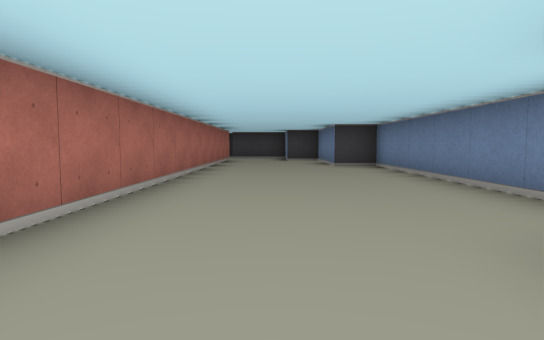
[1] (above)

19 first-person views from a walk through a cub3D ray-caster map. The camera is about half as high as the walls, tilts 4° down and sees 75° across. The floor is counted in squares. Each view is taken from the middle of a square. On the plan, view 1 faces up. The plan holds only what a view shows up to about 9 squares ahead; the rest is blank.

[2]
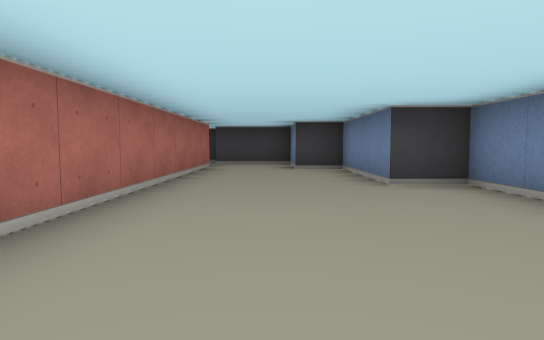

[3]
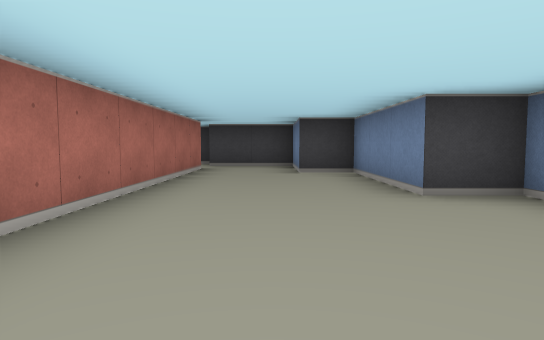

[4]
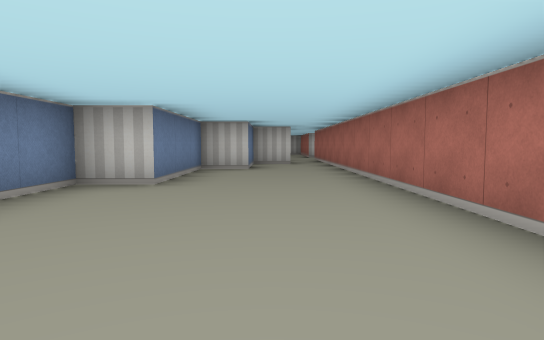

[5]
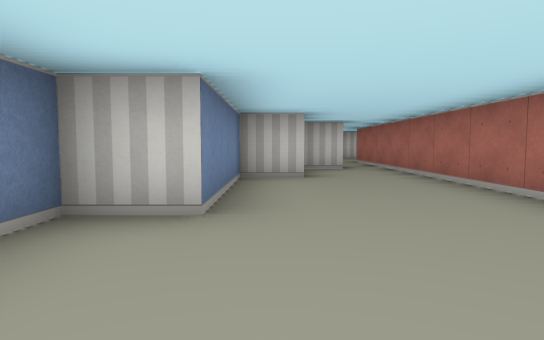

[6]
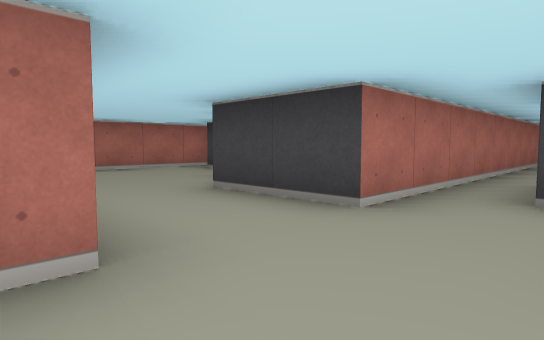

[7]
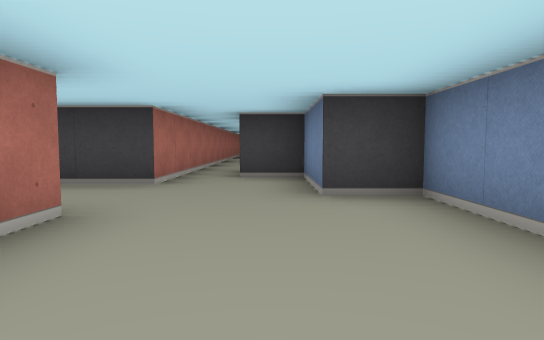

[8]
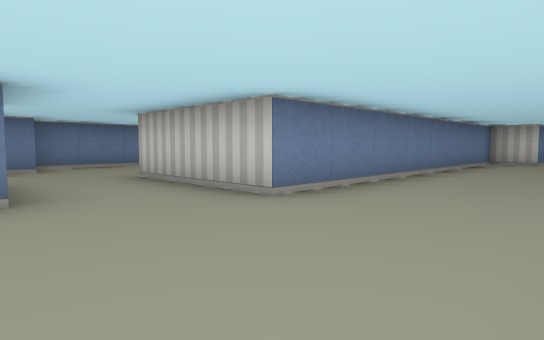

[9]
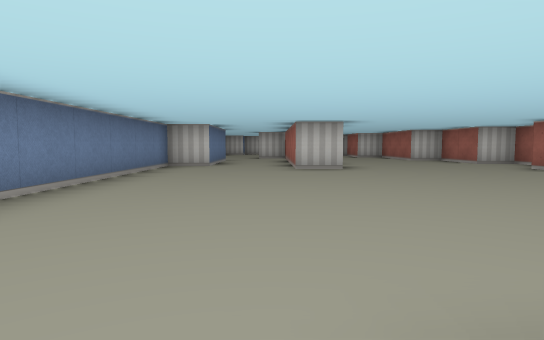

[10]
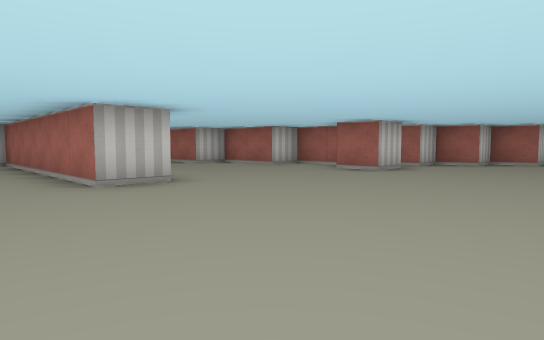

[11]
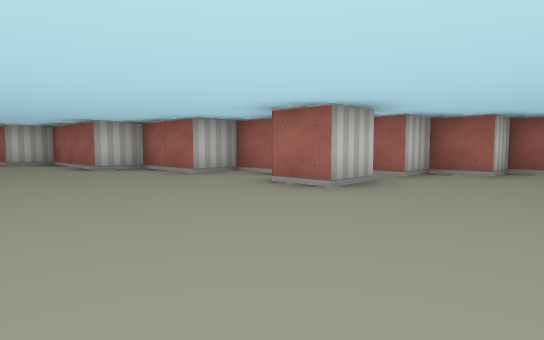

[12]
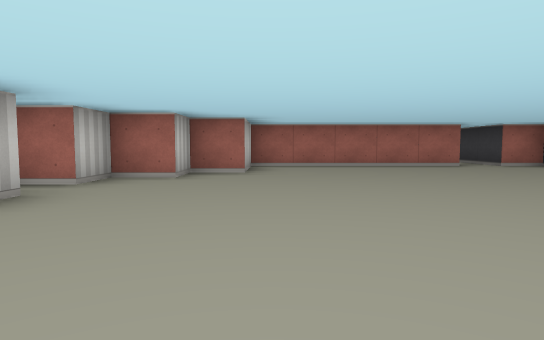

[13]
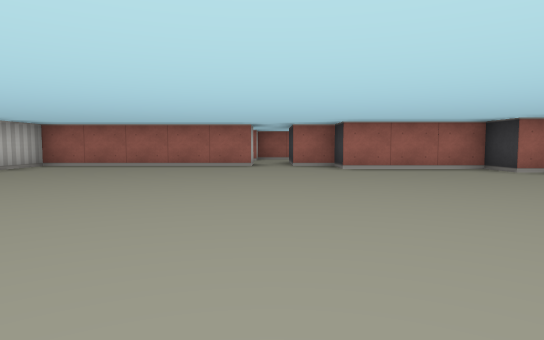

[14]
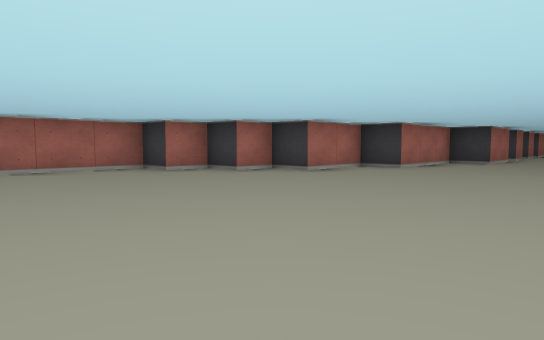

[15]
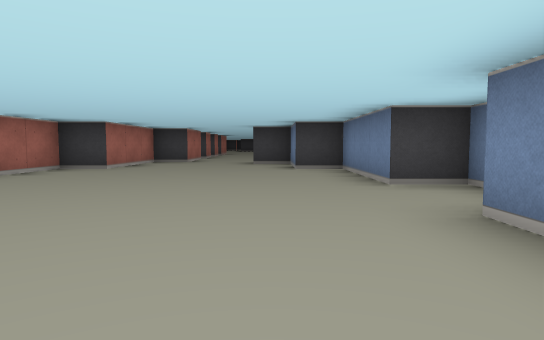

[16]
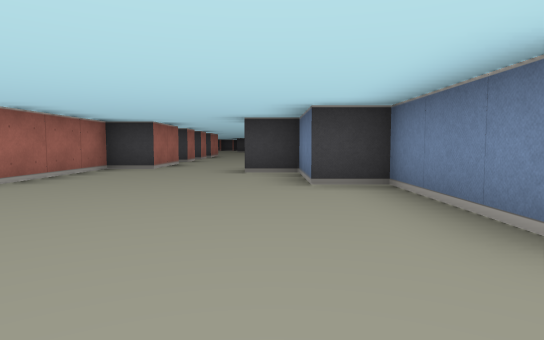

[17]
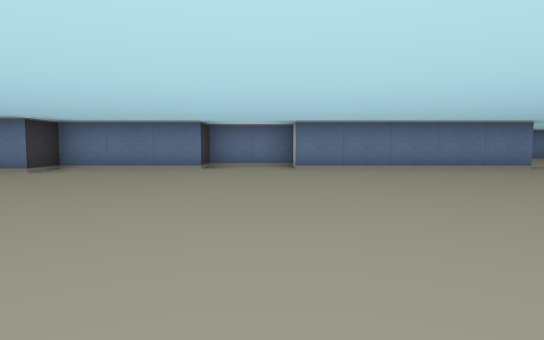

[18]
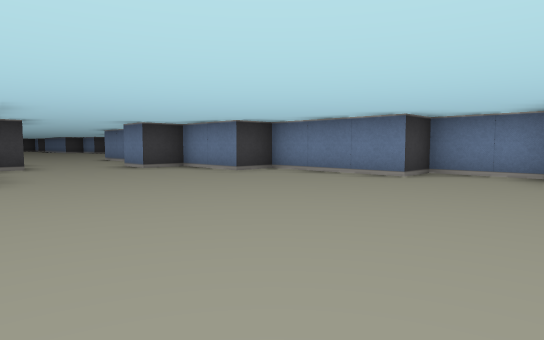

[19]
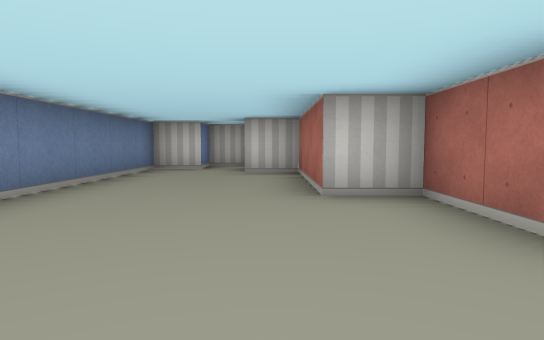

### Floor plan
Points are (right, up) in squares from view 1. A wall is a line through its corners. A room is listed if a view was taken in it or the views show most of it. See-through windows are left out.
Room 1 (views 1, 2, 3, 4, 5)
walls: (0.4, -1.5) (1.5, -1.5) (1.5, 1.5) (2.5, 1.5) (2.5, 8.5) (1.5, 8.5) (1.5, 11.5) (0.5, 11.5) (0.5, 13.5) (-1.5, 13.5); (-1.5, 12.5) (-1.5, -3.5); (0.5, -3) (0.5, -1.8); (-0.5, -3.5) (0.4, -3.5)
ways out: opening at (-1, -4) to room 2
Room 2 (views 6, 7, 8, 9, 10, 11, 12, 13, 14, 15, 16, 17, 18, 19)
walls: (-8.5, -8.6) (-8.5, -3.5) (-7.5, -3.5) (-7.5, -1.5) (-8.5, -1.5) (-8.5, 1.5) (-9.5, 1.5) (-9.5, 3.5) (-10.5, 3.5) (-10.5, 4.5); (-7.5, -3.8) (-7.5, -6.5); (-13.6, -14.5) (-12.5, -14.5) (-12.5, -15.5); (-8.6, -15.5) (-7.5, -15.5) (-7.5, -21.5); (-13.5, -16.1) (-13.5, -17.5) (-12.5, -17.5) (-12.5, -19.5) (-11.5, -19.5) (-11.5, -22.5) (-10.5, -22.5) (-10.5, -23.2); (-18.5, -7.5) (-18.5, -12.5) (-16.5, -12.5) (-16.5, -13.5) (-15.5, -13.5) (-15.5, -14.5) (-14.5, -14.5) (-14.5, -15.2); (-5.5, -17.2) (-5.5, -16.5) (-4.5, -16.5) (-4.5, -8.5) (-1.5, -8.5) (-1.5, -9.1); (-1.5, -3.5) (-1.5, -6.5) (-3.5, -6.5); (1.5, -9.9) (1.5, -7.5) (0.5, -7.5) (0.5, -5.5) (-0.5, -5.5); (-12.5, 6) (-12.5, 4.5) (-13.5, 4.5) (-13.5, 1.5) (-14.5, 1.5) (-14.5, -0.5) (-15.5, -0.5) (-15.5, -1.5) (-16.5, -1.5) (-16.5, -2.5) (-17.5, -2.5) (-17.5, -5.5) (-18.5, -5.5) (-18.5, -6.5); (-10.4, -24.5) (-9.5, -24.5) (-9.5, -23.5) (-8.5, -23.5) (-8.5, -19.1)
ways out: opening at (-1, -4) to room 1; opening at (-19, -7); opening at (-11.5, 4.5)

Positions as (right, up) in squares from view 1, and headings:
1: (0, 0), facing up
2: (0, 4), facing up
3: (0, 5), facing up
4: (0, 6), facing down
5: (1, 4), facing down
6: (0, -9), facing up-left
7: (0, -11), facing up
8: (-7, -6), facing down-right
9: (-7, -8), facing down
10: (-6, -11), facing down-left
11: (-9, -12), facing down-left
12: (-10, -12), facing left
13: (-10, -7), facing left
14: (-10, -6), facing up-left
15: (-10, -6), facing up
16: (-10, -3), facing up
17: (-16, -3), facing right
18: (-14, -4), facing up-right
19: (-11, -16), facing down
